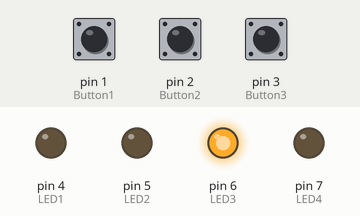
This sketch was run on a simulated Arduino Uno, built with avr-gcc and run on an emulated ATmega328P. On the bench: output pins drawn as LEDs (lit = HIGH). Dashed ring = blinking. The inputs (shaded band) are chosen by the test bench; at power-on: pin 2 (Button2) HIGH, pin 1 (Button1) HIGH, pin 3 (Button3) HIGH. Random numbers use the default seed unless the sketch sets one.

Above: at 1.2 s.
1.3 s: pin 2 (Button2) pulled LOW for 0.15 s
At 2.7 s:
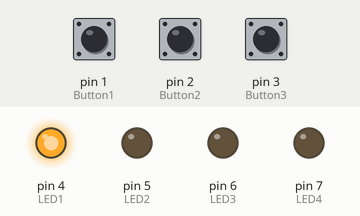
4.3 s: pin 2 (Button2) pulled LOW for 1 s
At 4.75 s:
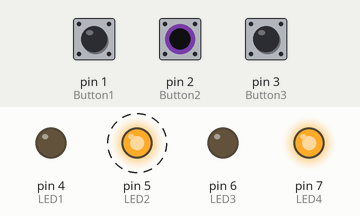
7.3 s: pin 2 (Button2) pulled LOW for 3.2 s
At 8.9 s:
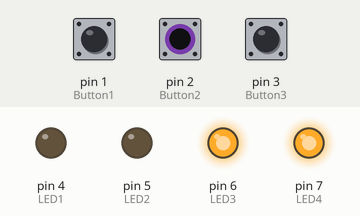
Timing chart, 0 to 18.0 s (numbered marks = the images above; inputs shaded):
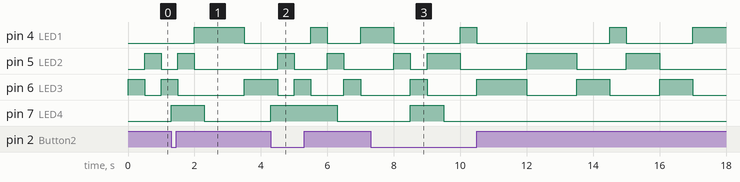

Measured:
- after the input at 1.3 s, pin 7 (LED4): LOW → HIGH at once, → LOW 1.0 s later
- after the input at 4.3 s, pin 7 (LED4): LOW → HIGH at once, → LOW 2.0 s later
- after the input at 7.3 s, pin 7 (LED4): LOW → HIGH after 1.2 s, → LOW 1.0 s later

The sketch:

sketch_nov23a.ino
```cpp
const int Button1 = 1;
const int Button2 = 2;
const int Button3 = 3;

const int LED1 = 4;
const int LED2 = 5;
const int LED3 = 6;
const int LED4 = 7;


unsigned long moleStartTime = 0;
const unsigned long moleDuration = 500;

unsigned long hitStartTime = 0;
const unsigned long hitDuration = 1000;

int currentMole = -1;
bool moleActive = false;
bool hitActive = false;

void setup() {
  pinMode(Button1, INPUT_PULLUP);
  pinMode(Button2, INPUT_PULLUP);
  pinMode(Button3, INPUT_PULLUP);

  pinMode(LED1, OUTPUT);
  pinMode(LED2, OUTPUT);
  pinMode(LED3, OUTPUT);
  pinMode(LED4, OUTPUT);

  randomSeed(analogRead(0));
}

void loop() {
  unsigned long currentTime = millis();


  if (!moleActive) {
    currentMole = random(0, 3); // 0 or 1 or 2
    moleActive = true;
    moleStartTime = currentTime;

    if (currentMole == 0) digitalWrite(LED1, HIGH);
    else if (currentMole == 1) digitalWrite(LED2, HIGH);
    else if (currentMole == 2) digitalWrite(LED3, HIGH);
  }


  int button1State = digitalRead(Button1);
  int button2State = digitalRead(Button2);
  int button3State = digitalRead(Button3);

  if (moleActive && !hitActive) {
    if ((currentMole == 0 && button3State == LOW) ||
        (currentMole == 1 && button1State == LOW) ||
        (currentMole == 2 && button2State == LOW)) {
      digitalWrite(LED4, HIGH); // hit led lights
      hitStartTime = currentTime;
      hitActive = true;
    }
  }

  if (moleActive && currentTime - moleStartTime >= moleDuration) {
    digitalWrite(LED1, LOW);
    digitalWrite(LED2, LOW);
    digitalWrite(LED3, LOW);
    moleActive = false;
  }


  if (hitActive && currentTime - hitStartTime >= hitDuration) {
    digitalWrite(LED4, LOW);
    hitActive = false;
  }
}
```
